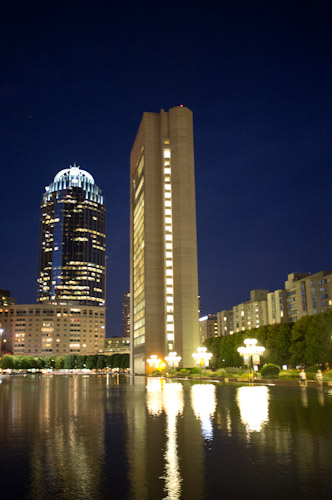
#> input picture Lab3/examples/science-1.jpg, 332 x 500 px, given in place of ramp.png, which was not available
$ jupyter execute --allow-errors Task2.ipynb   (shell and % lines are left out)   (older library calls are emulated)
#> lines starting #> are read from the running program, lines starting #| are printed output that depends on the picture; pictures that were not available may be replaced by others from this repository, and a replacement may not be noted
[cell 1]
%pylab inline
rcParams['figure.figsize'] = (20, 12)

[cell 2]
import numpy
import scipy
from scipy import signal
from scipy import ndimage
from scipy import misc

[cell 3]
rampImg = ndimage.imread('./data/ramp.png') / 255.0
flatImg = ndimage.imread('./data/flat.png') / 255.0
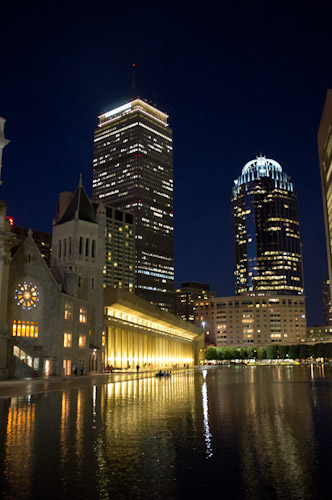
#> input picture Lab3/examples/science-2.jpg, 332 x 500 px, given in place of flat.png, which was not available
smallMaskImg = ndimage.imread('./data/small_mask.png') / 255.0
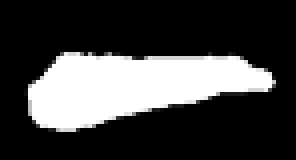
#> input picture Lab8/data/small_mask.png, 74 x 40 px (shown 4 times larger)

[cell 4]
def laplacian(image):
    mat = np.array([[0., -1., 0.], [-1., 4., -1.], [0., -1., 0.]])

    r = scipy.ndimage.filters.convolve(image[:, :, 0], mat)
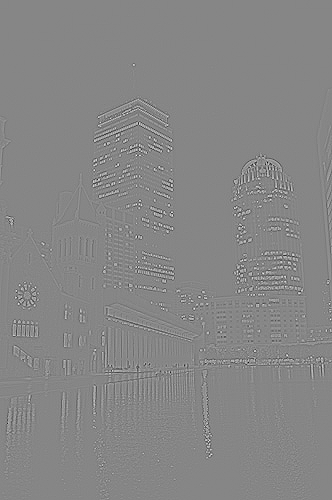
#> r: shape (500, 332) float64; min -2.29, max 2.05, mean -7.99e-19; drawn with min black and max white
    g = scipy.ndimage.filters.convolve(image[:, :, 1], mat)
    b = scipy.ndimage.filters.convolve(image[:, :, 2], mat)

    result = numpy.copy(image)
    result[:, :, 0] = r
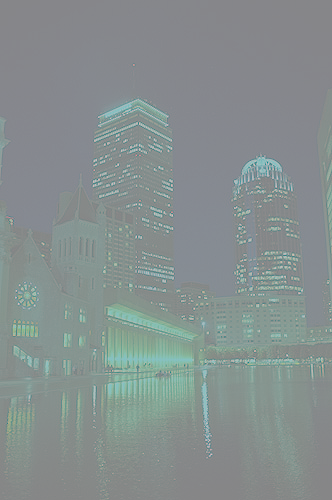
#> result: shape (500, 332, 3) float64; mean R, G, B 5.36e-20, 0.166, 0.158; drawn with min black and max white
    result[:, :, 1] = g
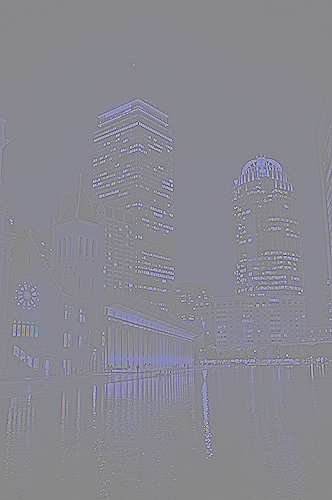
#> result: shape (500, 332, 3) float64; mean R, G, B 5.36e-20, 1.25e-20, 0.158; drawn with min black and max white
    result[:, :, 2] = b

    return scipy.ndimage.filters.laplace(image)
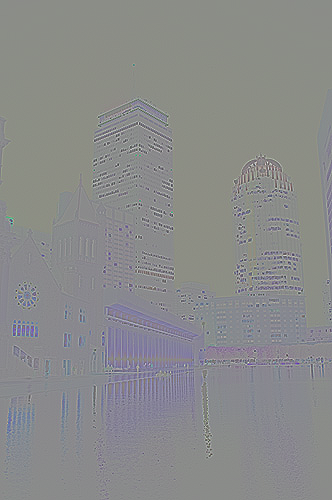
#> returned value: shape (500, 332, 3) float64; mean of channels 0, 1, 2 -0.0149, 0.00652, 0.00837; drawn with min black and max white

    return result

[cell 5]
def dotIm(im1, im2):
    return sum(im1 * im2)

[cell 6]
def poisson(bg, fg, mask, niter):
    mask = mask[:, :, 0:3]

    b = laplacian(fg)
    x = bg * (1.0 - mask)

    for i in range(niter):
        r = (b - laplacian(x)) * mask
        alpha = dotIm(r, r) / dotIm(r, laplacian(r))
        x = x + alpha * r

    return x
